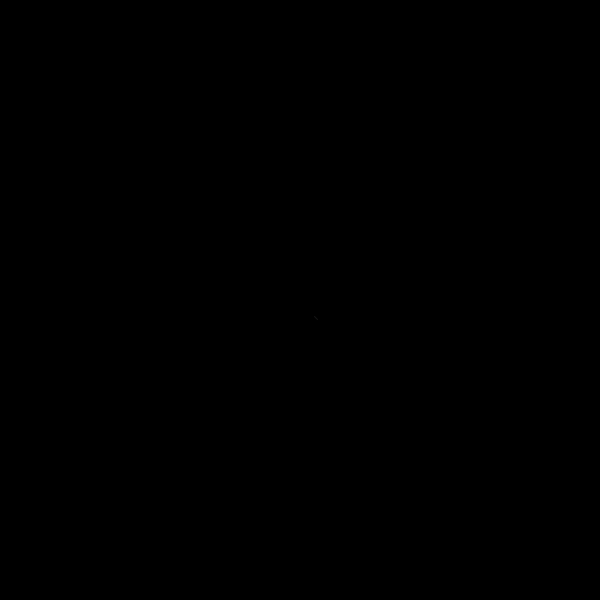
Frame 1 (no input)
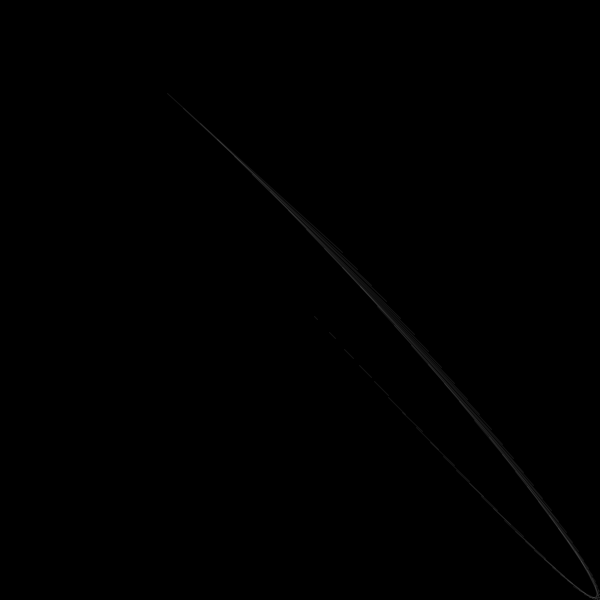
Frame 60 (the mouse pressed at the canvas centre just before this capture)
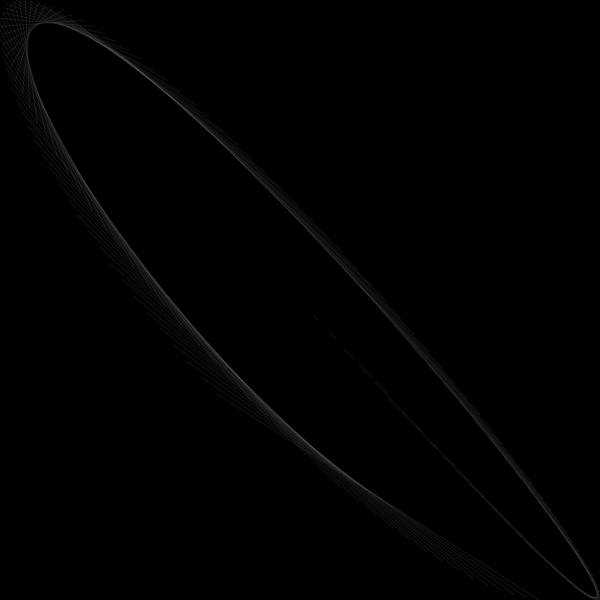
Frame 120 (the mouse held since frame 60 and released just before this capture)

The Processing sketch that drew these frames (run headless with seeded random() and noise(); from frame 60 on, the mouse is pressed at the canvas centre):

// Processing sketch: s13_sine_fun
// ── s13_sine_fun.pde
void setup() {
  size(600, 600);
  background(0);
  stroke(255, 20);
}

void draw() {
  float t = frameCount * 0.05; // 0.05 sets the speed
  
  float x1 = width/2 + width/2 * sin(t); // 0 .. width
  float y1 = height/2 + height/2 * sin(t*1.1); // 0 .. height

  float x2 = width/2 + width/2 * sin(t*1.2);
  float y2 = height/2 + height/2 * sin(t*1.3);

  line(x1, y1, x2, y2);
}
void keyPressed() {
  if(key == 's') {
    save("result.png");
  }
}
